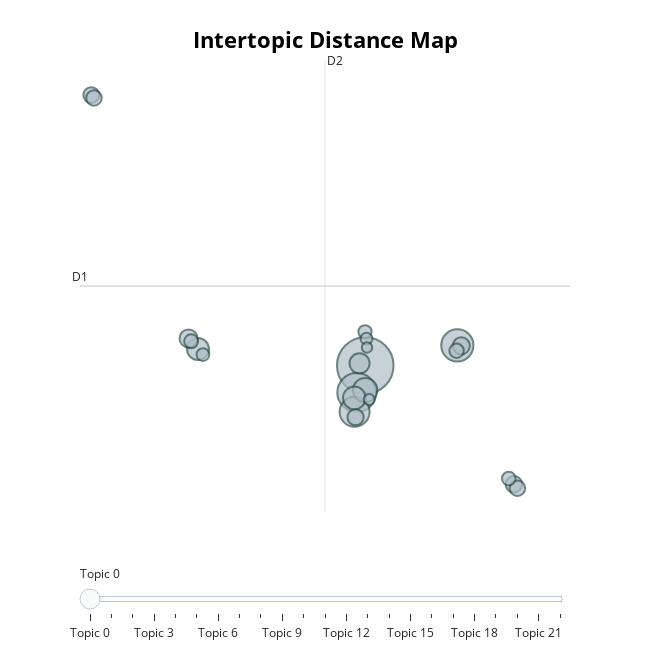

The code cell stored with this chart in its notebook:
### Code cell
topic_model.visualize_topics()

### Figure 1 — Plotly figure (JSON) as saved in the notebook; plotly's stock layout.template omitted (floating-point values rounded to 4 significant figures)
{"data": [{"customdata": [[0, "rat | spd | grünen | 90 | liebe", 293], [1, "enthaltungen | gegenstimmen | tagesordnungspunkt | wortmeldungen | beschlossen", 138], [2, "fraktion | enthaltungen | spd | gibt | afd", 95], [3, "menschen | afd | spd | immer | deutschland", 82], [4, "schulen | kinder | schule | eltern | gesamtschulen", 54], [5, "spd | reker | 90 | grünen | bündnis", 47], [6, "liebe | henriette | reker | kolleginnen | kollegen", 44], [7, "Sport |  |  |  | ", 37], [8, "rates | damen | heute | herren | tagesordnung", 30], [9, "vorschlag | gewählt | fraktion | vorschläge | ratsgruppen", 27], [10, "henriette | reker | dank | grünen | innen", 25], [11, "Umwelt |  |  |  | ", 24], [12, "linken | rheinenergie | reker | henriette | spd", 23], [13, "spd | chen | be | immer | haus", 22], [14, "corona | dank | gen | vielen | euro", 22], [15, "tagesordnung | gibt | reihenfolge | fall | fraktion", 19], [16, "geehrte | fdp | cdu | damen | liebe", 18], [17, "reker | henriette | dank | liebe | danke", 17], [18, "pv | klimaschutz | klima | energie | ausbau", 16], [19, "gastronomie | gastronomen | außengastronomie | gebühren | mehr", 15], [20, "müll | waste | zero | flächen | bündnis", 13], [21, "gesagt | menschen | 90 | immer | grünen", 11], [22, "grün | hört | forderungen | 90 | politischen", 10]], "hovertemplate": "<b>Topic %{customdata[0]}</b><br>%{customdata[1]}<br>Size: %{customdata[2]}", "legendgroup": "", "marker": {"color": "#B0BEC5", "line": {"color": "DarkSlateGrey", "width": 2}, "size": [293, 138, 95, 82, 54, 47, 44, 37, 30, 27, 25, 24, 23, 22, 22, 19, 18, 17, 16, 15, 13, 11, 10], "sizemode": "area", "sizeref": 0.1831, "symbol": "circle"}, "mode": "markers", "name": "", "orientation": "v", "showlegend": false, "type": "scatter", "x": [8.93, 8.549, 13.07, 8.451, 8.927, 8.439, 1.411, 8.673, 0.9883, 13.25, 15.61, 8.494, -3.383, 15.77, -3.264, 13.03, 1.105, 15.38, 8.919, 1.634, 8.985, 9.103, 9.009], "xaxis": "x", "y": [-1.473, -2.563, -0.6577, -3.344, -2.464, -2.782, -0.8077, -1.385, -0.3789, -0.6763, -6.272, -3.565, 9.454, -6.428, 9.34, -0.8767, -0.4962, -6.042, -0.1085, -1.031, -0.388, -2.846, -0.742], "yaxis": "y"}], "layout": {"annotations": [{"showarrow": false, "text": "D1", "x": -3.891, "y": 1.74, "yshift": 10}, {"showarrow": false, "text": "D2", "x": 7.12, "xshift": 10, "y": 10.87}], "height": 650, "hoverlabel": {"bgcolor": "white", "font": {"family": "Rockwell", "size": 16}}, "legend": {"itemsizing": "constant", "tracegroupgap": 0}, "margin": {"t": 60}, "shapes": [{"line": {"color": "#CFD8DC", "width": 2}, "type": "line", "x0": 7.12, "x1": 7.12, "y0": -7.392, "y1": 10.87}, {"line": {"color": "#9E9E9E", "width": 2}, "type": "line", "x0": -3.891, "x1": 18.13, "y0": 1.74, "y1": 1.74}], "sliders": [{"active": 0, "pad": {"t": 50}, "steps": [{"args": [{"marker.color": [["red", "#B0BEC5", "#B0BEC5", "#B0BEC5", "#B0BEC5", "#B0BEC5", "#B0BEC5", "#B0BEC5", "#B0BEC5", "#B0BEC5", "#B0BEC5", "#B0BEC5", "#B0BEC5", "#B0BEC5", "#B0BEC5", "#B0BEC5", "#B0BEC5", "#B0BEC5", "#B0BEC5", "#B0BEC5", "#B0BEC5", "#B0BEC5", "#B0BEC5"]]}], "label": "Topic 0", "method": "update"}, {"args": [{"marker.color": [["#B0BEC5", "red", "#B0BEC5", "#B0BEC5", "#B0BEC5", "#B0BEC5", "#B0BEC5", "#B0BEC5", "#B0BEC5", "#B0BEC5", "#B0BEC5", "#B0BEC5", "#B0BEC5", "#B0BEC5", "#B0BEC5", "#B0BEC5", "#B0BEC5", "#B0BEC5", "#B0BEC5", "#B0BEC5", "#B0BEC5", "#B0BEC5", "#B0BEC5"]]}], "label": "Topic 1", "method": "update"}, {"args": [{"marker.color": [["#B0BEC5", "#B0BEC5", "red", "#B0BEC5", "#B0BEC5", "#B0BEC5", "#B0BEC5", "#B0BEC5", "#B0BEC5", "#B0BEC5", "#B0BEC5", "#B0BEC5", "#B0BEC5", "#B0BEC5", "#B0BEC5", "#B0BEC5", "#B0BEC5", "#B0BEC5", "#B0BEC5", "#B0BEC5", "#B0BEC5", "#B0BEC5", "#B0BEC5"]]}], "label": "Topic 2", "method": "update"}, {"args": [{"marker.color": [["#B0BEC5", "#B0BEC5", "#B0BEC5", "red", "#B0BEC5", "#B0BEC5", "#B0BEC5", "#B0BEC5", "#B0BEC5", "#B0BEC5", "#B0BEC5", "#B0BEC5", "#B0BEC5", "#B0BEC5", "#B0BEC5", "#B0BEC5", "#B0BEC5", "#B0BEC5", "#B0BEC5", "#B0BEC5", "#B0BEC5", "#B0BEC5", "#B0BEC5"]]}], "label": "Topic 3", "method": "update"}, {"args": [{"marker.color": [["#B0BEC5", "#B0BEC5", "#B0BEC5", "#B0BEC5", "red", "#B0BEC5", "#B0BEC5", "#B0BEC5", "#B0BEC5", "#B0BEC5", "#B0BEC5", "#B0BEC5", "#B0BEC5", "#B0BEC5", "#B0BEC5", "#B0BEC5", "#B0BEC5", "#B0BEC5", "#B0BEC5", "#B0BEC5", "#B0BEC5", "#B0BEC5", "#B0BEC5"]]}], "label": "Topic 4", "method": "update"}, {"args": [{"marker.color": [["#B0BEC5", "#B0BEC5", "#B0BEC5", "#B0BEC5", "#B0BEC5", "red", "#B0BEC5", "#B0BEC5", "#B0BEC5", "#B0BEC5", "#B0BEC5", "#B0BEC5", "#B0BEC5", "#B0BEC5", "#B0BEC5", "#B0BEC5", "#B0BEC5", "#B0BEC5", "#B0BEC5", "#B0BEC5", "#B0BEC5", "#B0BEC5", "#B0BEC5"]]}], "label": "Topic 5", "method": "update"}, {"args": [{"marker.color": [["#B0BEC5", "#B0BEC5", "#B0BEC5", "#B0BEC5", "#B0BEC5", "#B0BEC5", "red", "#B0BEC5", "#B0BEC5", "#B0BEC5", "#B0BEC5", "#B0BEC5", "#B0BEC5", "#B0BEC5", "#B0BEC5", "#B0BEC5", "#B0BEC5", "#B0BEC5", "#B0BEC5", "#B0BEC5", "#B0BEC5", "#B0BEC5", "#B0BEC5"]]}], "label": "Topic 6", "method": "update"}, {"args": [{"marker.color": [["#B0BEC5", "#B0BEC5", "#B0BEC5", "#B0BEC5", "#B0BEC5", "#B0BEC5", "#B0BEC5", "red", "#B0BEC5", "#B0BEC5", "#B0BEC5", "#B0BEC5", "#B0BEC5", "#B0BEC5", "#B0BEC5", "#B0BEC5", "#B0BEC5", "#B0BEC5", "#B0BEC5", "#B0BEC5", "#B0BEC5", "#B0BEC5", "#B0BEC5"]]}], "label": "Topic 7", "method": "update"}, {"args": [{"marker.color": [["#B0BEC5", "#B0BEC5", "#B0BEC5", "#B0BEC5", "#B0BEC5", "#B0BEC5", "#B0BEC5", "#B0BEC5", "red", "#B0BEC5", "#B0BEC5", "#B0BEC5", "#B0BEC5", "#B0BEC5", "#B0BEC5", "#B0BEC5", "#B0BEC5", "#B0BEC5", "#B0BEC5", "#B0BEC5", "#B0BEC5", "#B0BEC5", "#B0BEC5"]]}], "label": "Topic 8", "method": "update"}, {"args": [{"marker.color": [["#B0BEC5", "#B0BEC5", "#B0BEC5", "#B0BEC5", "#B0BEC5", "#B0BEC5", "#B0BEC5", "#B0BEC5", "#B0BEC5", "red", "#B0BEC5", "#B0BEC5", "#B0BEC5", "#B0BEC5", "#B0BEC5", "#B0BEC5", "#B0BEC5", "#B0BEC5", "#B0BEC5", "#B0BEC5", "#B0BEC5", "#B0BEC5", "#B0BEC5"]]}], "label": "Topic 9", "method": "update"}, {"args": [{"marker.color": [["#B0BEC5", "#B0BEC5", "#B0BEC5", "#B0BEC5", "#B0BEC5", "#B0BEC5", "#B0BEC5", "#B0BEC5", "#B0BEC5", "#B0BEC5", "red", "#B0BEC5", "#B0BEC5", "#B0BEC5", "#B0BEC5", "#B0BEC5", "#B0BEC5", "#B0BEC5", "#B0BEC5", "#B0BEC5", "#B0BEC5", "#B0BEC5", "#B0BEC5"]]}], "label": "Topic 10", "method": "update"}, {"args": [{"marker.color": [["#B0BEC5", "#B0BEC5", "#B0BEC5", "#B0BEC5", "#B0BEC5", "#B0BEC5", "#B0BEC5", "#B0BEC5", "#B0BEC5", "#B0BEC5", "#B0BEC5", "red", "#B0BEC5", "#B0BEC5", "#B0BEC5", "#B0BEC5", "#B0BEC5", "#B0BEC5", "#B0BEC5", "#B0BEC5", "#B0BEC5", "#B0BEC5", "#B0BEC5"]]}], "label": "Topic 11", "method": "update"}, {"args": [{"marker.color": [["#B0BEC5", "#B0BEC5", "#B0BEC5", "#B0BEC5", "#B0BEC5", "#B0BEC5", "#B0BEC5", "#B0BEC5", "#B0BEC5", "#B0BEC5", "#B0BEC5", "#B0BEC5", "red", "#B0BEC5", "#B0BEC5", "#B0BEC5", "#B0BEC5", "#B0BEC5", "#B0BEC5", "#B0BEC5", "#B0BEC5", "#B0BEC5", "#B0BEC5"]]}], "label": "Topic 12", "method": "update"}, {"args": [{"marker.color": [["#B0BEC5", "#B0BEC5", "#B0BEC5", "#B0BEC5", "#B0BEC5", "#B0BEC5", "#B0BEC5", "#B0BEC5", "#B0BEC5", "#B0BEC5", "#B0BEC5", "#B0BEC5", "#B0BEC5", "red", "#B0BEC5", "#B0BEC5", "#B0BEC5", "#B0BEC5", "#B0BEC5", "#B0BEC5", "#B0BEC5", "#B0BEC5", "#B0BEC5"]]}], "label": "Topic 13", "method": "update"}, {"args": [{"marker.color": [["#B0BEC5", "#B0BEC5", "#B0BEC5", "#B0BEC5", "#B0BEC5", "#B0BEC5", "#B0BEC5", "#B0BEC5", "#B0BEC5", "#B0BEC5", "#B0BEC5", "#B0BEC5", "#B0BEC5", "#B0BEC5", "red", "#B0BEC5", "#B0BEC5", "#B0BEC5", "#B0BEC5", "#B0BEC5", "#B0BEC5", "#B0BEC5", "#B0BEC5"]]}], "label": "Topic 14", "method": "update"}, {"args": [{"marker.color": [["#B0BEC5", "#B0BEC5", "#B0BEC5", "#B0BEC5", "#B0BEC5", "#B0BEC5", "#B0BEC5", "#B0BEC5", "#B0BEC5", "#B0BEC5", "#B0BEC5", "#B0BEC5", "#B0BEC5", "#B0BEC5", "#B0BEC5", "red", "#B0BEC5", "#B0BEC5", "#B0BEC5", "#B0BEC5", "#B0BEC5", "#B0BEC5", "#B0BEC5"]]}], "label": "Topic 15", "method": "update"}, {"args": [{"marker.color": [["#B0BEC5", "#B0BEC5", "#B0BEC5", "#B0BEC5", "#B0BEC5", "#B0BEC5", "#B0BEC5", "#B0BEC5", "#B0BEC5", "#B0BEC5", "#B0BEC5", "#B0BEC5", "#B0BEC5", "#B0BEC5", "#B0BEC5", "#B0BEC5", "red", "#B0BEC5", "#B0BEC5", "#B0BEC5", "#B0BEC5", "#B0BEC5", "#B0BEC5"]]}], "label": "Topic 16", "method": "update"}, {"args": [{"marker.color": [["#B0BEC5", "#B0BEC5", "#B0BEC5", "#B0BEC5", "#B0BEC5", "#B0BEC5", "#B0BEC5", "#B0BEC5", "#B0BEC5", "#B0BEC5", "#B0BEC5", "#B0BEC5", "#B0BEC5", "#B0BEC5", "#B0BEC5", "#B0BEC5", "#B0BEC5", "red", "#B0BEC5", "#B0BEC5", "#B0BEC5", "#B0BEC5", "#B0BEC5"]]}], "label": "Topic 17", "method": "update"}, {"args": [{"marker.color": [["#B0BEC5", "#B0BEC5", "#B0BEC5", "#B0BEC5", "#B0BEC5", "#B0BEC5", "#B0BEC5", "#B0BEC5", "#B0BEC5", "#B0BEC5", "#B0BEC5", "#B0BEC5", "#B0BEC5", "#B0BEC5", "#B0BEC5", "#B0BEC5", "#B0BEC5", "#B0BEC5", "red", "#B0BEC5", "#B0BEC5", "#B0BEC5", "#B0BEC5"]]}], "label": "Topic 18", "method": "update"}, {"args": [{"marker.color": [["#B0BEC5", "#B0BEC5", "#B0BEC5", "#B0BEC5", "#B0BEC5", "#B0BEC5", "#B0BEC5", "#B0BEC5", "#B0BEC5", "#B0BEC5", "#B0BEC5", "#B0BEC5", "#B0BEC5", "#B0BEC5", "#B0BEC5", "#B0BEC5", "#B0BEC5", "#B0BEC5", "#B0BEC5", "red", "#B0BEC5", "#B0BEC5", "#B0BEC5"]]}], "label": "Topic 19", "method": "update"}, {"args": [{"marker.color": [["#B0BEC5", "#B0BEC5", "#B0BEC5", "#B0BEC5", "#B0BEC5", "#B0BEC5", "#B0BEC5", "#B0BEC5", "#B0BEC5", "#B0BEC5", "#B0BEC5", "#B0BEC5", "#B0BEC5", "#B0BEC5", "#B0BEC5", "#B0BEC5", "#B0BEC5", "#B0BEC5", "#B0BEC5", "#B0BEC5", "red", "#B0BEC5", "#B0BEC5"]]}], "label": "Topic 20", "method": "update"}, {"args": [{"marker.color": [["#B0BEC5", "#B0BEC5", "#B0BEC5", "#B0BEC5", "#B0BEC5", "#B0BEC5", "#B0BEC5", "#B0BEC5", "#B0BEC5", "#B0BEC5", "#B0BEC5", "#B0BEC5", "#B0BEC5", "#B0BEC5", "#B0BEC5", "#B0BEC5", "#B0BEC5", "#B0BEC5", "#B0BEC5", "#B0BEC5", "#B0BEC5", "red", "#B0BEC5"]]}], "label": "Topic 21", "method": "update"}, {"args": [{"marker.color": [["#B0BEC5", "#B0BEC5", "#B0BEC5", "#B0BEC5", "#B0BEC5", "#B0BEC5", "#B0BEC5", "#B0BEC5", "#B0BEC5", "#B0BEC5", "#B0BEC5", "#B0BEC5", "#B0BEC5", "#B0BEC5", "#B0BEC5", "#B0BEC5", "#B0BEC5", "#B0BEC5", "#B0BEC5", "#B0BEC5", "#B0BEC5", "#B0BEC5", "red"]]}], "label": "Topic 22", "method": "update"}]}], "title": {"font": {"color": "Black", "size": 22}, "text": "<b>Intertopic Distance Map</b>", "x": 0.5, "xanchor": "center", "y": 0.95, "yanchor": "top"}, "width": 650, "xaxis": {"anchor": "y", "domain": [0, 1], "range": [-3.891, 18.13], "title": {"text": ""}, "visible": false}, "yaxis": {"anchor": "x", "domain": [0, 1], "range": [-7.392, 10.87], "title": {"text": ""}, "visible": false}}}
